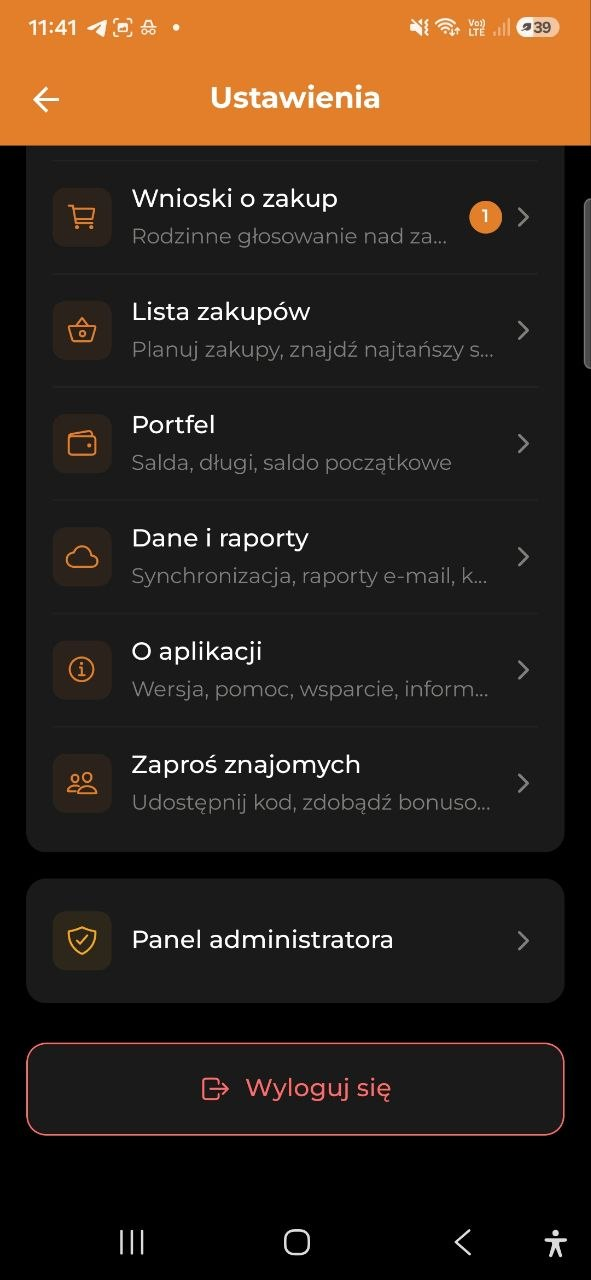
#> input picture docs/marketing/creatives/referal/photo_1_2026-07-16_12-42-26.jpg, 591 x 1280 px
$ python build_referral_reel.py ../creatives/nvidia-cert-post-pl.png
#> lines starting #> are read from the running program, lines starting #| are printed output that depends on the picture
# -*- coding: utf-8 -*-
"""
Animated reel (MP4 + GIF) for the Referral / "Zaproś znajomych" feature in
AI Budget Assistant (share your code -> friends join -> you earn +30 AI queries
per active friend, and 5 friends = a free month of Pro). Three phone screenshots
cycle inside a phone bezel with vertical-slide transitions over a warm-dark
gradient + orange glow.

Icon layout (matches gamification / analytics style):
  - Top right : app icon with orange ring
  - Bottom    : MICODE badge + mi-code.pl

Scene order:
    0. entry   — Ustawienia: "Zaproś znajomych — Udostępnij kod, zdobądź bonus"
    1. code     — Twój kod polecenia 5GD2S4 + Kopiuj/Udostępnij + kamień milowy Pro
    2. rewards   — Jak to działa (3 kroki) + +30 zapytań AI / miesiąc Pro

Outputs in docs/marketing/creatives/referal/renders/pl/:
    referral-reel.mp4       1080x1920, 30fps
    referral-reel.gif       600x1067
    referral-reel-4x5.mp4
    referral-reel-4x5.gif

Usage:
    python build_referral_reel.py               # gif 9:16
    python build_referral_reel.py mp4
    python build_referral_reel.py both
    python build_referral_reel.py both 4:5
"""
import os, sys, subprocess
import numpy as np
from PIL import Image, ImageDraw, ImageFont, ImageFilter
import imageio.v2 as imageio

SCRIPT_DIR = os.path.dirname(os.path.abspath(__file__))
MK    = os.path.dirname(SCRIPT_DIR)
OUT   = os.path.join(MK, "creatives", "referal", "renders")
BADGE = os.path.join(MK, "assets", "micode-badge.png")
ICON  = os.path.join(MK, "..", "..", "apps", "mobile", "assets", "icon.png")

REF = os.path.join(MK, "creatives", "referal")
SRC = [
    os.path.join(REF, "photo_1_2026-07-16_12-42-26.jpg"),  # Ustawienia entry
    os.path.join(REF, "photo_2_2026-07-16_12-42-26.jpg"),  # kod + udostępnij + kamień milowy
    os.path.join(REF, "photo_3_2026-07-16_12-42-26.jpg"),  # jak to działa + nagrody
]

# ---------- design tokens ----------
W = 1080
HEAD_FONT = "C:/Windows/Fonts/segoeuib.ttf"
SEMI_FONT = "C:/Windows/Fonts/seguisb.ttf"
SUB_FONT  = "C:/Windows/Fonts/segoeui.ttf"
ORANGE = (245, 131, 42)
WHITE  = (250, 250, 252)
GREY   = (200, 203, 210)

PHASES = {
    "A": ("ZAPROŚ ZNAJOMYCH",  "Poleć aplikację\nznajomym"),
    "B": ("TWÓJ KOD",           "Udostępnij kod,\nzgarnij nagrody"),
    "C": ("NAGRODY",             "+30 zapytań AI\ni miesiąc Pro gratis"),
}
SCENE_PHASE = ["A", "B", "C"]
PILLS = ["Twój kod", "Nagrody AI", "Miesiąc Pro"]
FOOTER_URL = "mi-code.pl"

FPS = 30
HOLD_S = 4.0
TRANS_S = 0.8
GIF_HOLD_MS = 4000

SUFFIX = {"9:16": "", "4:5": "-4x5"}

H = WIN_TOP = SCR_H = SCR_W = BEZEL = 0
L = {}


def set_aspect(aspect):
    global H, WIN_TOP, SCR_H, BEZEL, L
    if aspect == "4:5":
        H, WIN_TOP, SCR_H, BEZEL = 1344, 310, 770, 12
        L = dict(ey=44, eye_sz=28, ul_dy=42, head_sz=58, head_gap=72, head_step=68,
                 glow=(540, 490), pills_dy=20, pill_sz=24, pill_h=50, pill_padx=20, pill_gap=14,
                 badge_sz=66, badge_by=1190, url_dy=8, url_sz=22)
    else:
        H, WIN_TOP, SCR_H, BEZEL = 1920, 440, 1220, 14
        L = dict(ey=78, eye_sz=34, ul_dy=50, head_sz=82, head_gap=96, head_step=94,
                 glow=(540, 650), pills_dy=26, pill_sz=26, pill_h=54, pill_padx=24, pill_gap=16,
                 badge_sz=80, badge_by=1786, url_dy=10, url_sz=26)


def init_scr_w():
    global SCR_W
    img = Image.open(SRC[0])
#> img is the input picture: PIL image 591x1280 RGB; mean R, G, B 48.3, 36.3, 26.6
    SCR_W = round(SCR_H * img.width / img.height)
#> SCR_W = 563


# ---------- helpers ----------

def vgradient(c0, c1):
#> called with c0 = (44, 28, 15), c1 = (11, 11, 14)
    base = Image.new("RGB", (W, H), c0)
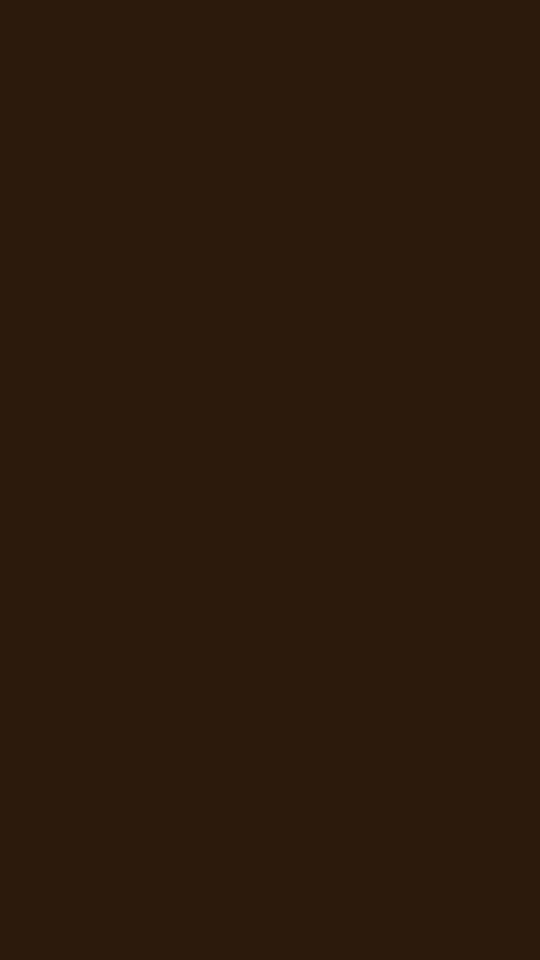
#> base: PIL image 1080x1920 RGB (shown at 1/2 size); mean R, G, B 44, 28, 15
    d = ImageDraw.Draw(base)
    for y in range(H):
        t = y / (H - 1)
        d.line([(0, y), (W, y)], fill=tuple(int(c0[i] + (c1[i]-c0[i])*t) for i in range(3)))
    return base.convert("RGBA")
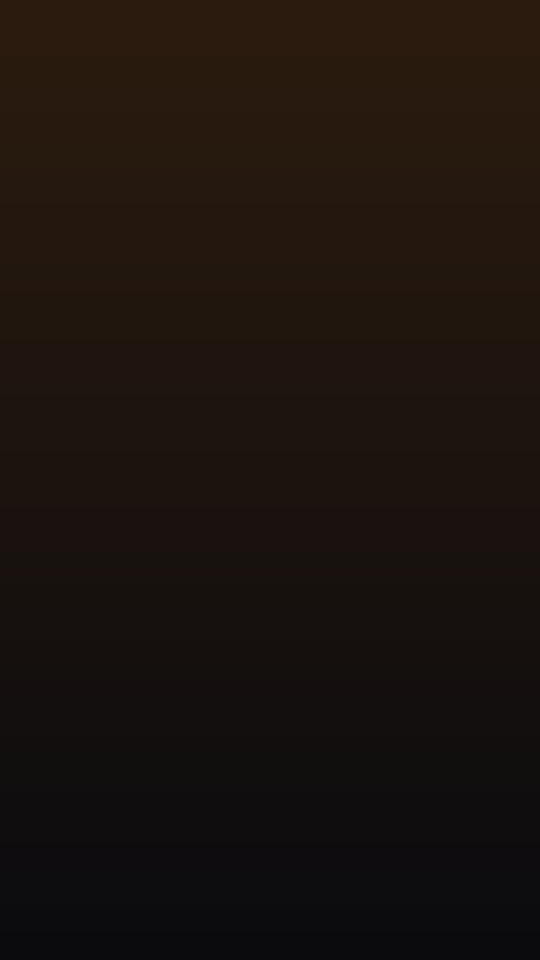
#> returned value: PIL image 1080x1920 RGBA (shown at 1/2 size); mean R, G, B, A 27, 19, 14, 255


def add_glow(canvas, center, radii, color, alpha, blur):
#> called with center = (540, 650), radii = (620, 580), color = (245, 131, 42), alpha = 140, blur = 200
    layer = Image.new("RGBA", (W, H), (0, 0, 0, 0))
#> layer: PIL image 1080x1920 RGBA; every value is 0
    cx, cy = center; rx, ry = radii
    ImageDraw.Draw(layer).ellipse([cx-rx, cy-ry, cx+rx, cy+ry], fill=color + (alpha,))
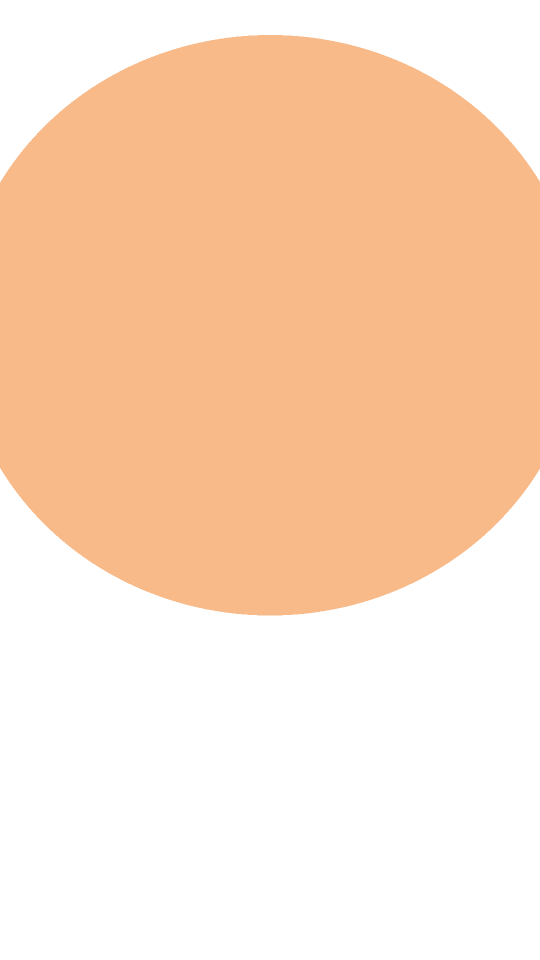
#> layer: PIL image 1080x1920 RGBA (shown at 1/2 size); mean R, G, B, A 126.3, 67.6, 21.7, 72.2; transparent parts drawn white
    return Image.alpha_composite(canvas, layer.filter(ImageFilter.GaussianBlur(blur)))
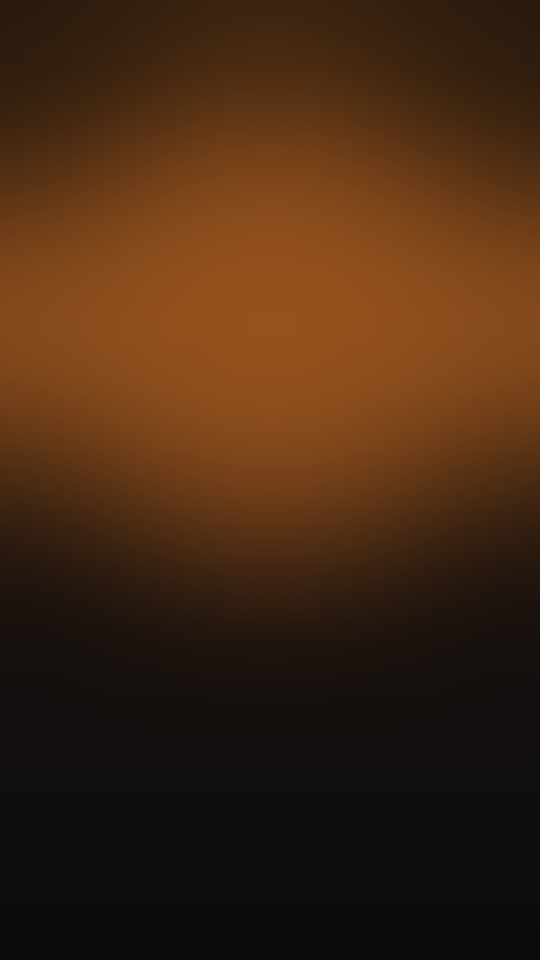
#> returned value: PIL image 1080x1920 RGBA (shown at 1/2 size); mean R, G, B, A 68.8, 40.2, 18.9, 255


# [6 lines left out: function circle_img, not called in this run]


def tw(draw, s, font):
    return draw.textlength(s, font=font)


def centered(img, y, s, font, fill):
    d = ImageDraw.Draw(img)
    d.text(((W - tw(d, s, font)) / 2, y), s, font=font, fill=fill)


# [31 lines left out: functions spaced, wrap_text, phone_rect, not called in this run]


def screen_origin():
    px, py, _, _ = phone_rect()
    return px + BEZEL, py + BEZEL


# ---------- background ----------

def build_bg():
    canvas = vgradient((44, 28, 15), (11, 11, 14))
    gx, gy = L["glow"]
    canvas = add_glow(canvas, (gx, gy), (620, 580), ORANGE, 140, 200)
    canvas = add_glow(canvas, (140, H - 360), (380, 360), (255, 80, 50), 46, 220)
#> call 2 of add_glow, with center = (140, 1560), radii = (380, 360), color = (255, 80, 50), alpha = 46, blur = 220
#> in add_glow (call 2), `ImageDraw.Draw(layer).ellipse([cx-rx, cy-ry, cx+rx, cy+ry], fill=color..`:
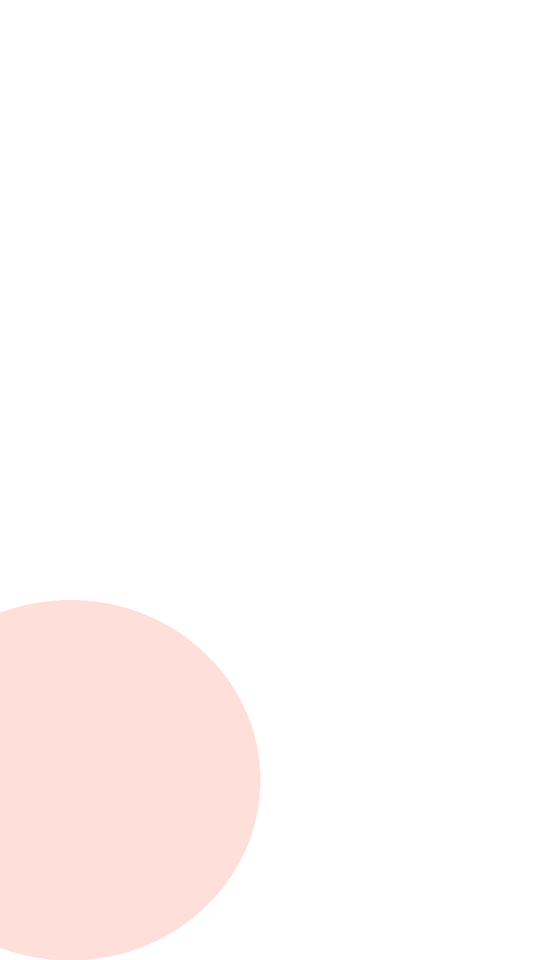
#> layer: PIL image 1080x1920 RGBA (shown at 1/2 size); mean R, G, B, A 38.7, 12.1, 7.6, 7; transparent parts drawn white
#> in add_glow (call 2), `return Image.alpha_composite(canvas, layer.filter(ImageFilter.Gaussian..`:
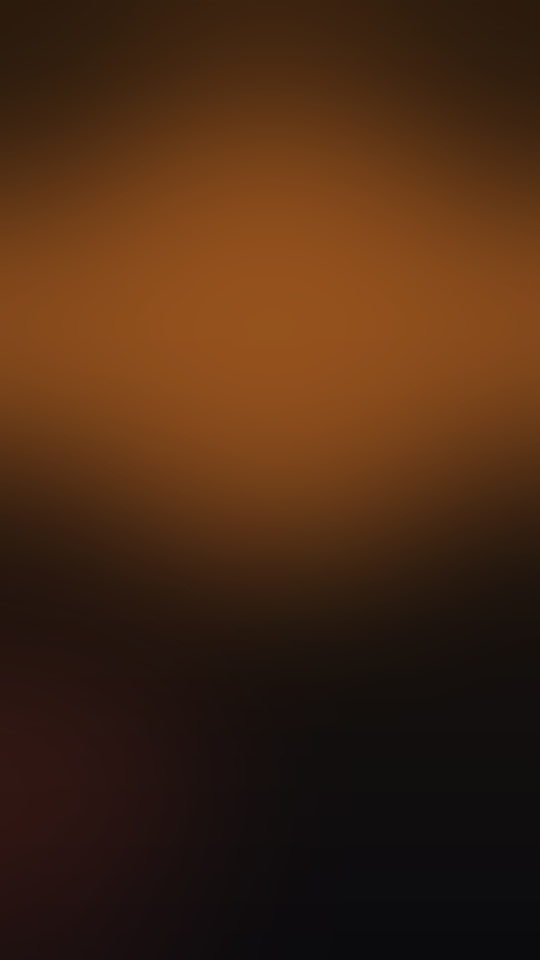
#> returned value: PIL image 1080x1920 RGBA (shown at 1/2 size); mean R, G, B, A 71.7, 40.8, 19.2, 255

    # top right: app icon with orange ring
    icon_sz = 92
#> (the run stopped early here; a loop or call above may not have finished)
